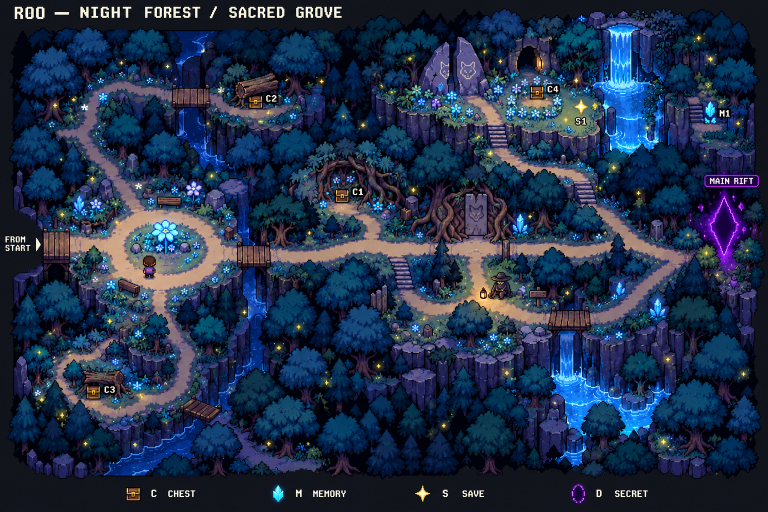
#> input picture design/maps/2026-10-08-v1/01-r00-forest-and-sacred-grove-v1b.png, 1536 x 1024 px (shown at 1/2 size)
$ python prepare-r00-tiles-v1.py
#> lines starting #> are read from the running program, lines starting #| are printed output that depends on the picture; after the words box and inside, x2 and y2 are one past the last pixel; in counts of white or black regions, pixels touching at a corner belong together
"""Extract source-colored R00 building blocks for a layered scene, not a map image."""
from __future__ import annotations
import argparse
import hashlib
import json
from pathlib import Path
from PIL import Image, ImageDraw, ImageChops

ROOT = Path(__file__).resolve().parents[1]
SOURCE = ROOT / "design/maps/2026-10-08-v1/01-r00-forest-and-sacred-grove-v1b.png"
PACK = ROOT / "assets/maps/r00-tiles-v1"
SOURCE_SHA = "1847f7131a5852919acd1e77eb7cc1d31728bde38e47b3b857321decee31faf4"

# Source coordinates, hand-traced around the existing artwork. No new tree
# outlines, gradients, leaf colors, or trunk pixels are painted by this script.
ROOTED_CANOPY = [(686,821),(680,824),(676,829),(672,829),(671,835),(663,834),(659,838),(652,838),(652,842),(647,842),(645,850),(638,849),(640,855),(633,856),(630,862),(634,865),(630,868),(635,872),(631,877),(638,884),(637,891),(644,895),(653,894),(654,899),(662,896),(663,902),(672,897),(680,902),(688,899),(697,903),(701,896),(707,898),(713,892),(723,894),(723,887),(730,884),(727,879),(733,875),(727,868),(731,864),(724,858),(724,852),(718,852),(718,847),(711,843),(710,837),(703,838),(697,831),(691,830)]
ROOTED_TRUNK = [(676,892),(687,893),(693,901),(694,909),(695,919),(700,928),(711,934),(724,938),(724,942),(714,941),(704,939),(697,933),(696,942),(704,948),(698,952),(688,946),(684,938),(679,945),(671,950),(665,952),(667,946),(674,937),(676,931),(670,937),(657,945),(652,943),(657,939),(666,934),(676,921),(677,907),(672,899),(662,897),(668,904),(676,911)]
NW_CANOPY = [(244,225),(237,230),(232,233),(232,239),(226,242),(224,248),(214,253),(216,258),(208,264),(209,269),(203,275),(209,281),(207,286),(213,291),(219,289),(222,293),(226,287),(229,289),(231,286),(234,292),(239,286),(244,291),(247,287),(252,292),(256,286),(261,290),(264,283),(270,286),(271,281),(277,282),(276,276),(284,278),(283,271),(288,269),(283,265),(287,260),(280,255),(281,251),(273,247),(272,242),(266,238),(265,233),(257,234),(255,229),(249,231)]
NW_TRUNK = [(236,286),(248,287),(250,296),(248,304),(251,312),(257,315),(258,318),(251,317),(246,313),(244,309),(242,316),(238,319),(233,321),(231,318),(237,314),(239,308),(234,311),(228,315),(223,315),(224,312),(233,307),(235,300)]
PINE_CANOPY = [(307,200),(302,210),(297,213),(299,216),(292,222),(294,225),(285,231),(288,236),(281,242),(288,245),(294,244),(289,250),(297,250),(297,254),(288,260),(293,266),(302,265),(307,268),(313,264),(320,267),(329,263),(331,257),(336,256),(332,248),(335,245),(326,239),(327,233),(321,229),(321,223),(316,220),(318,215),(310,211),(309,204)]


def sha(path: Path) -> str:
    return hashlib.sha256(path.read_bytes()).hexdigest()


def cut(original: Image.Image, rect: tuple, polygon: list, kind: str) -> Image.Image:
#> called with rect = (202, 225, 289, 345), kind = 'canopy'
    tile = original.crop(rect)
    mask = Image.new("L",tile.size,0)
#> mask: PIL image 87x120 L; every value is 0
    ImageDraw.Draw(mask).polygon([(x-rect[0],y-rect[1]) for x,y in polygon],fill=255)
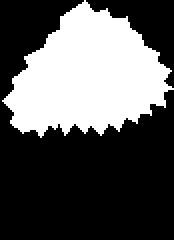
#> mask: PIL image 87x120 L (shown 2 times larger); 34.7% white; 1 white region, box (x1, y1, x2, y2) and area: (1, 0, 87, 69) 3627
    src,alpha=tile.load(),mask.load()
    for y in range(tile.height):
        for x in range(tile.width):
            if not alpha[x,y]: continue
            r,g,b,_=src[x,y]
            if kind=="canopy":
                # Interior dark source pixels are leaf shadows, not missing
                # background. Keep them inside the traced leaf silhouette.
                keep=True
            elif kind=="trunk":
                # Hand contours bound the wood. Retain its deep near-black
                # source shadows; reject only bright flowers/label flecks.
                keep=r<170 and g<150 and b<180
            elif kind=="wood":
                keep=r>g*1.04 and r>27 and b<r*.98
            elif kind=="stone":
                keep=r>g*.88 and 22<r<160 and b>g*.94
            else: keep=True
            if not keep: alpha[x,y]=0
    tile.putalpha(mask)
#> in cut (call 2), `ImageDraw.Draw(mask).polygon([(x-rect[0],y-rect[1]) for x,y in polygon..`: mask: PIL image 87x120 L; 5.2% white; 1 white region, box (x1, y1, x2, y2) and area: (21, 61, 57, 97) 543
    assert not sum(mask.histogram()[1:255])
    assert ImageChops.difference(tile.convert("RGB"),original.crop(rect).convert("RGB")).getbbox() is None
    return tile


def record(file: str, tile: Image.Image, pivot: tuple, components: list, collider=(12,6)) -> dict:
#> called with file = 'tree-broadleaf-blue.png', pivot = (39, 95), collider = (12, 6)
    tile.save(PACK/file)
    alpha=tile.getchannel("A")
#> alpha: PIL image 87x120 L; 39.6% white; 1 white region, box (x1, y1, x2, y2) and area: (1, 0, 87, 97) 4138
    return {"file":file,"width":tile.width,"height":tile.height,"nativeSize":[tile.width,tile.height],
            "pivot":list(pivot),"footPivot":list(pivot),"worldScale":1.25,
            "collider":{"width":collider[0],"height":collider[1],"separateFromArtwork":True},
            "alphaValues":[0,255],"opaquePixels":alpha.histogram()[255],"opaqueBounds":list(alpha.getbbox() or (0,0,0,0)),
            "components":components,"sourceRgbPreserved":True,"sha256":sha(PACK/file)}


def tree(original: Image.Image, name: str, rect: tuple, canopy_poly: list, trunk_poly: list, pivot: tuple) -> dict:
    canopy=cut(original,rect,canopy_poly,"canopy")
    trunk=cut(original,rect,trunk_poly,"trunk")
    whole=trunk.copy();whole.alpha_composite(canopy)
    components=[{"kind":"canopy","sourceRect":list(rect),"sourcePolygon":canopy_poly},
                {"kind":"trunk","sourceRect":list(rect),"sourcePolygon":trunk_poly}]
    result=record(name+".png",whole,pivot,components)
#> result = 14 items
    result["canopy"]=record(name+"-canopy.png",canopy,pivot,[components[0]])
    result["trunk"]=record(name+"-trunk.png",trunk,pivot,[components[1]])
    result["sourceRect"]=list(rect)
    return result


def build(original: Image.Image) -> dict:
    trees={
        "broadleafBlue":tree(original,"tree-broadleaf-blue",(202,225,289,345),NW_CANOPY,NW_TRUNK,(39,95)),
        "rootedBlue":tree(original,"tree-rooted-blue",(627,819,738,953),ROOTED_CANOPY,ROOTED_TRUNK,(57,132)),
    }
#> in cut (call 3), `mask = Image.new("L",tile.size,0)`: mask: PIL image 111x134 L; every value is 0
#> in cut (call 3), `ImageDraw.Draw(mask).polygon([(x-rect[0],y-rect[1]) for x,y in polygon..`: mask: PIL image 111x134 L; 37.5% white; 1 white region, box (x1, y1, x2, y2) and area: (3, 2, 107, 85) 5575
#> in cut (call 4), `ImageDraw.Draw(mask).polygon([(x-rect[0],y-rect[1]) for x,y in polygon..`: mask: PIL image 111x134 L; 10.8% white; 1 white region, box (x1, y1, x2, y2) and area: (25, 73, 98, 134) 1612
#> in record (call 4), `alpha=tile.getchannel("A")`: alpha: PIL image 111x134 L; 47.4% white; 1 white region, box (x1, y1, x2, y2) and area: (3, 2, 107, 134) 7052
    # The reference's conifer lower trunk is occluded by a foreground tree.
    # Reuse the ORIGINAL exposed trunk pixels as a separate component, with no
    # rescaling/recoloring; provenance states this assembly instead of pretending
    # the missing original trunk was recoverable from a flattened image.
    pine_rect=(279,198,350,270)
    canopy=cut(original,pine_rect,PINE_CANOPY,"canopy")
#> in cut (call 5), `mask = Image.new("L",tile.size,0)`: mask: PIL image 71x72 L; every value is 0
#> in cut (call 5), `ImageDraw.Draw(mask).polygon([(x-rect[0],y-rect[1]) for x,y in polygon..`:
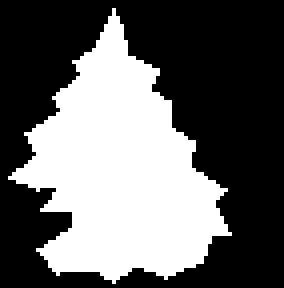
#> mask: PIL image 71x72 L (shown 4 times larger); 39.5% white; 1 white region, box (x1, y1, x2, y2) and area: (2, 2, 58, 71) 2017
    trunk_rect=(650,892,726,953)
    trunk=cut(original,trunk_rect,ROOTED_TRUNK,"trunk")
#> in cut (call 6), `mask = Image.new("L",tile.size,0)`: mask: PIL image 76x61 L; every value is 0
#> in cut (call 6), `ImageDraw.Draw(mask).polygon([(x-rect[0],y-rect[1]) for x,y in polygon..`: mask: PIL image 76x61 L; 34.8% white; 1 white region, box (x1, y1, x2, y2) and area: (2, 0, 75, 61) 1612
    pine_size=(76,154);pine_canopy=Image.new("RGBA",pine_size);pine_trunk=Image.new("RGBA",pine_size)
#> after `pine_canopy = Image.new('RGBA', pine_size)`: pine_canopy: PIL image 76x154 RGBA; every value is 0
    canopy_bottom=canopy.getchannel("A").getbbox()[3]
#> canopy_bottom = 71
    trunk_top=trunk.getchannel("A").getbbox()[1]
#> trunk_top = 0
    trunk_y=canopy_bottom-8-trunk_top
#> trunk_y = 63
    pine_canopy.alpha_composite(canopy,(2,0));pine_trunk.alpha_composite(trunk,(0,trunk_y))
    pine_whole=pine_trunk.copy();pine_whole.alpha_composite(pine_canopy)
#> after `pine_whole.alpha_composite(pine_canopy)`:
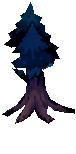
#> pine_whole: PIL image 76x154 RGBA; mean R, G, B, A 4.9, 7.1, 14.9, 77.7; transparent parts drawn white
    components=[{"kind":"canopy","sourceRect":list(pine_rect),"outputOffset":[2,0],"sourcePolygon":PINE_CANOPY},
                {"kind":"trunk","sourceRect":list(trunk_rect),"outputOffset":[0,trunk_y],"sourcePolygon":ROOTED_TRUNK}]
    pivot=(34,trunk_y+59)
#> pivot = (34, 122)
    trees["coniferBlue"]=record("tree-conifer-blue.png",pine_whole,pivot,components)
#> in record (call 7), `alpha=tile.getchannel("A")`: alpha: PIL image 76x154 L; 30.5% white; 1 white region, box (x1, y1, x2, y2) and area: (2, 2, 75, 124) 3567
    trees["coniferBlue"]["assemblyNote"]="Visible original blue conifer canopy plus exposed original rooted trunk; occluded original conifer trunk cannot be recovered. No image generation, resize or recoloring."
    trees["coniferBlue"]["canopy"]=record("tree-conifer-blue-canopy.png",pine_canopy,pivot,[components[0]])
#> in record (call 8), `alpha=tile.getchannel("A")`: alpha: PIL image 76x154 L; 17.2% white; 1 white region, box (x1, y1, x2, y2) and area: (4, 2, 60, 71) 2017
    trees["coniferBlue"]["trunk"]=record("tree-conifer-blue-trunk.png",pine_trunk,pivot,[components[1]])
#> in record (call 9), `alpha=tile.getchannel("A")`: alpha: PIL image 76x154 L; 13.8% white; 1 white region, box (x1, y1, x2, y2) and area: (2, 63, 75, 124) 1612

    # Ancient C1 hollow tree: trace only outer crown and brown roots. The open
    # alcove remains transparent so its chest, flowers and labels are NOT copied.
    ancient_rect=(601,266,832,445)
    ancient_canopy=[(605,337),(610,310),(625,299),(637,280),(663,282),(676,269),(702,277),(721,271),(744,284),(769,283),(790,300),(811,303),(826,333),(813,353),(791,346),(779,330),(752,320),(735,311),(712,310),(688,307),(666,319),(648,331),(625,348)]
    ancient_trunk=[(608,330),(631,315),(643,319),(652,303),(667,314),(681,315),(704,307),(721,302),(740,318),(761,318),(779,338),(798,341),(817,333),(830,348),(824,362),(800,359),(781,356),(779,377),(797,399),(809,415),(821,426),(809,435),(793,434),(784,420),(777,408),(769,411),(758,428),(749,432),(747,420),(761,402),(761,383),(750,363),(739,345),(722,329),(698,329),(678,336),(667,352),(662,375),(651,396),(646,414),(637,428),(624,431),(622,423),(635,406),(636,389),(642,370),(641,351),(629,346),(619,348)]
    trees["ancientHollow"]=tree(original,"tree-ancient-hollow-blue",ancient_rect,ancient_canopy,ancient_trunk,(111,170))
#> call 3 of tree, with name = 'tree-ancient-hollow-blue', rect = (601, 266, 832, 445), pivot = (111, 170)
#> in cut (call 7), `tile = original.crop(rect)`:
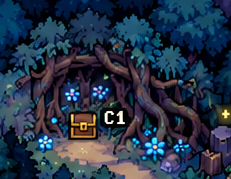
#> tile: PIL image 231x179 RGBA; mean R, G, B, A 38.4, 52.4, 71.5, 255
#> in cut (call 7), `mask = Image.new("L",tile.size,0)`: mask: PIL image 231x179 L; every value is 0
#> in cut (call 7), `ImageDraw.Draw(mask).polygon([(x-rect[0],y-rect[1]) for x,y in polygon..`: mask: PIL image 231x179 L; 21.4% white; 1 white region, box (x1, y1, x2, y2) and area: (4, 3, 226, 88) 8858
#> in cut (call 8), `ImageDraw.Draw(mask).polygon([(x-rect[0],y-rect[1]) for x,y in polygon..`: mask: PIL image 231x179 L; 25% white; 1 white region, box (x1, y1, x2, y2) and area: (7, 36, 230, 170) 10325
#> in cut (call 8), `tile.putalpha(mask)`: mask: PIL image 231x179 L; 24.3% white; 2 white regions, box (x1, y1, x2, y2) and area: (7, 36, 230, 170) 9917, (146, 152, 163, 167) 136
#> in tree (call 3), `whole.alpha_composite(canopy)`:
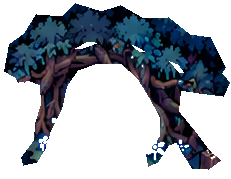
#> whole: PIL image 231x179 RGBA; mean R, G, B, A 38.4, 52.4, 71.5, 105.6; transparent parts drawn white
#> in record (call 10), `alpha=tile.getchannel("A")`: alpha: PIL image 231x179 L; 41.4% white; 2 white regions, box (x1, y1, x2, y2) and area: (4, 3, 230, 170) 16994, (146, 152, 163, 167) 136
    hole=[(651,344),(690,329),(723,341),(740,378),(743,418),(706,421),(650,413)]
    for entry in [trees["ancientHollow"],trees["ancientHollow"]["canopy"],trees["ancientHollow"]["trunk"]]:
        image=Image.open(PACK/entry["file"]).convert("RGBA")
        alpha=image.getchannel("A")
        ImageDraw.Draw(alpha).polygon([(x-ancient_rect[0],y-ancient_rect[1]) for x,y in hole],fill=0)
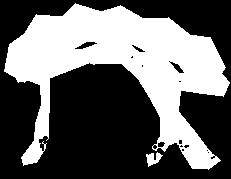
#> alpha: PIL image 231x179 L; 39.5% white; 2 white regions, box (x1, y1, x2, y2) and area: (4, 3, 230, 170) 16192, (146, 152, 163, 167) 136
        image.putalpha(alpha);image.save(PACK/entry["file"])
        entry["opaquePixels"]=alpha.histogram()[255];entry["opaqueBounds"]=list(alpha.getbbox());entry["sha256"]=sha(PACK/entry["file"])
        entry["transparentSourceHole"]=hole

    # Small native terrain samples. Atlas cells are 32px; 16px source tokens
    # occupy their native 16px area, with transparent padding, never resized.
    terrain_specs=[
        ("grassCool",(315,513,331,529)),("grassGrove",(1169,219,1185,235)),
        ("dirtWarm",(401,458,417,474)),("dirtGrove",(1040,226,1056,242)),
        ("rockTop",(440,373,456,389)),("cliffFace",(448,391,464,423)),
        ("cliffDark",(43,559,59,591)),("waterPool",(1222,253,1238,269)),
        ("waterfall",(1230,79,1246,111)),("bridgePlank",(493,496,509,512)),
        ("stoneStair",(981,257,997,273)),("grassDark",(939,665,955,681)),
    ]
    atlas=Image.new("RGBA",(192,64));terrain={}
#> after `atlas = Image.new('RGBA', (192, 64))`: atlas: PIL image 192x64 RGBA; every value is 0
    for i,(name,rect) in enumerate(terrain_specs):
        tile=original.crop(rect);x=(i%6)*32;y=(i//6)*32
        atlas.alpha_composite(tile,(x,y))
        terrain[name]={"atlasRect":[x,y,tile.width,tile.height],"sourceRect":list(rect),"sourceRgbPreserved":True}
        tile.save(PACK/("terrain-"+name+".png"))
#> this loop made 12 passes
#> pass 1, in build, `tile = original.crop(rect)`:
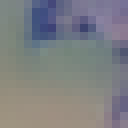
#> tile: PIL image 16x16 RGBA (shown 8 times larger); mean R, G, B, A 125.7, 127.1, 130.4, 255
#> after the loop, terrain = 12 items
    atlas.save(PACK/"terrain-atlas.png")

    objects={}
    for name,rect,kind,poly,pivot in [
        ("bridgeHorizontal",(475,490,543,537),"wood",[(475,491),(540,491),(543,532),(537,536),(475,535)],(34,45)),
        ("stoneStairs",(973,250,1018,301),"stone",[(977,251),(1011,251),(1014,257),(1014,290),(1018,295),(1015,300),(978,300),(974,292),(974,257)],(23,49)),
    ]:
        tile=cut(original,rect,poly,kind)
        objects[name]=record("object-"+name+".png",tile,pivot,[{"sourceRect":list(rect),"sourcePolygon":poly}],collider=(0,0))
        objects[name]["sourceRect"]=list(rect)
#> after the loop, objects = 2 items

    # A checker preview shows genuine transparent silhouettes, no map backdrop.
    preview=Image.new("RGB",(1000,380),"#353b4b");draw=ImageDraw.Draw(preview)
    for y in range(32,370,16):
        for x in range(0,1000,16):
            if (x//16+y//16)%2: draw.rectangle((x,y,x+15,y+15),fill="#252b3b")
    xpos=20
    for name,entry in trees.items():
        tile=Image.open(PACK/entry["file"])
        draw.text((xpos,12),name,fill="white")
        scale=1.5;display=tile.resize((round(tile.width*scale),round(tile.height*scale)),Image.Resampling.NEAREST)
        preview.paste(display,(xpos,350-display.height),display)
        draw.text((xpos,355),str(entry["nativeSize"]),fill="white")
        xpos+=display.width+30
#> xpos = 180
    preview.save(PACK/"trees-preview.png")

    manifest={"schema":"underfall.layered-map-objects.v1","version":"UF-R00-TILES-V1-2026-10-09",
        "documentation":{"id":"20261009-r00-layered-objects-manifest","updated":"2026-10-09","status":"prepared-source-derived-layered-objects","summary":"ต้นไม้และชิ้นพื้นR00จากv1bแยกโปร่งใสสำหรับฉากซ้อนเลเยอร์แบบUndertale ไม่ใช้ภาพแผนที่เต็มเป็นพื้นโลก"},
        "status":"source-derived-components-for-layered-scene-prototype",
        "source":{"file":SOURCE.relative_to(ROOT).as_posix(),"sha256":SOURCE_SHA,"size":[1536,1024],"unchanged":sha(SOURCE)==SOURCE_SHA},
        "coordinateContract":"sourceRect uses original source pixels; sprites and textures are native crops. Entity foot positions are owned by map-layout/runtime. Draw object nativeSize*1.25; depth-sort by entity footY, using footPivot. Use separate small collider, never canopy bounds.",
        "wholeMapBackgroundIncluded":False,"trees":trees,"objects":objects,
        "terrainAtlas":{"file":"terrain-atlas.png","width":192,"height":64,"cellSize":32,"tiles":terrain,"sha256":sha(PACK/"terrain-atlas.png")},
        "verification":{"binaryAlpha":True,"sourceRgbPreserved":True,"noRecoloring":True,"noResizingNativeAssets":True,"originalMapSha256Unchanged":sha(SOURCE)==SOURCE_SHA},
        "limitations":["Flattened reference cannot reveal terrain hidden by trunks/canopies; engine repeats sampled terrain tokens beneath source-derived tree objects.","Blue conifer is explicitly assembled from visible original canopy and exposed original trunk components because its reference trunk is occluded.","Terrain tokens may contain tiny existing marks from the original pixel artwork; no reconstructed unseen original background is claimed.","Art extraction does not certify runtime layout, collision, story flow or visual acceptance."]}
    (PACK/"manifest.json").write_text(json.dumps(manifest,ensure_ascii=False,indent=2)+"\n",encoding="utf-8")
    return manifest


def inspect(original: Image.Image) -> None:
    regions = [
        ("NW circle cluster", (198, 182, 363, 423)),
        ("NW circle right conifer", (278, 263, 378, 409)),
        ("west landing conifer", (118, 475, 225, 651)),
        ("west grove tall", (625, 290, 785, 452)),
        ("lower center broadleaf", (619, 555, 765, 721)),
        ("bottom center rooted", (641, 761, 789, 951)),
        ("east path tree", (1203, 488, 1352, 675)),
        ("bottom east conifer", (1382, 704, 1509, 899)),
    ]
    width = 760
    height = sum((rect[3]-rect[1])*2+32 for _,rect in regions)
    image = Image.new("RGB", (width,height), "#242838")
    draw = ImageDraw.Draw(image)
    y = 0
    for name, rect in regions:
        draw.text((12,y+4), f"{name}: {rect}", fill="white")
        crop = original.crop(rect)
        image.paste(crop.resize((crop.width*2,crop.height*2),Image.Resampling.NEAREST),(12,y+26))
        original.crop(rect).resize((crop.width*3,crop.height*3),Image.Resampling.NEAREST).save(PACK / ("inspection-" + name.lower().replace(" ","-") + ".png"))
        y += crop.height*2+32
    image.save(PACK / "source-object-inspection.png")
    rect=(617,790,760,953)
    original.crop(rect).resize((429,489),Image.Resampling.NEAREST).save(PACK / "inspection-rooted-target.png")
    for label,rect in [("nw-grid",(198,220,292,350)),("rooted-grid",(627,819,738,953))]:
        crop=original.crop(rect).resize(((rect[2]-rect[0])*4,(rect[3]-rect[1])*4),Image.Resampling.NEAREST)
        grid=ImageDraw.Draw(crop)
        for x in range(0,rect[2]-rect[0],10):
            grid.line((x*4,0,x*4,crop.height),fill="#ffffff55",width=1)
            grid.text((x*4+2,1),str(rect[0]+x),fill="white")
        for y in range(0,rect[3]-rect[1],10):
            grid.line((0,y*4,crop.width,y*4),fill="#ffffff55",width=1)
            grid.text((1,y*4+2),str(rect[1]+y),fill="white")
        crop.save(PACK/("inspection-"+label+".png"))


def main() -> None:
    parser=argparse.ArgumentParser(description=__doc__)
    parser.add_argument("--inspect", action="store_true")
    args=parser.parse_args()
    PACK.mkdir(parents=True,exist_ok=True)
    original=Image.open(SOURCE).convert("RGBA")
    if args.inspect:
        inspect(original)
        print("Prepared source-object-inspection.png")
        return
    assert sha(SOURCE)==SOURCE_SHA,"Approved source changed"
    manifest=build(original)
#> manifest = 12 items
    print(json.dumps({"version":manifest["version"],"trees":{k:{"file":v["file"],"size":v["nativeSize"],"pivot":v["footPivot"]} for k,v in manifest["trees"].items()},"terrainAtlas":manifest["terrainAtlas"]["file"],"sourceUnchanged":manifest["source"]["unchanged"]},indent=2))
#> (printed output is left out)


if __name__ == "__main__":
    main()
